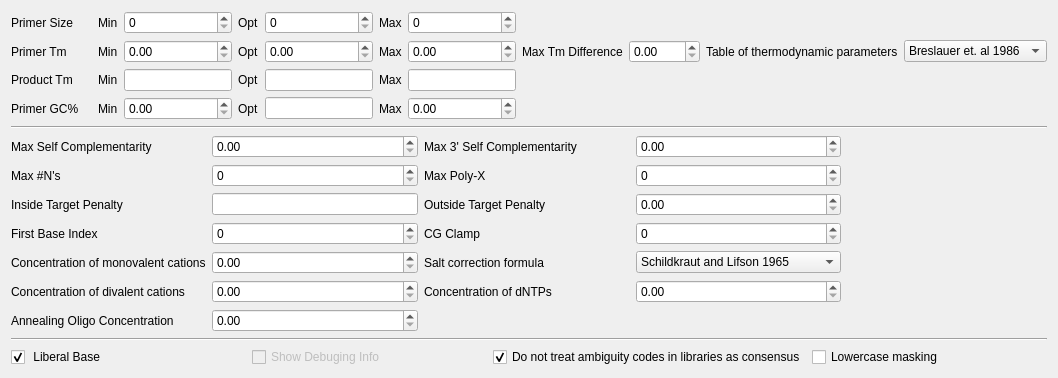
     <widget class="QWidget" name="tab_General_Settings">
      <attribute name="title">
       <string>General Settings</string>
      </attribute>
      <layout class="QVBoxLayout" name="verticalLayout_13">
       <item>
        <layout class="QGridLayout" name="gridLayout">
         <item row="0" column="0">
          <widget class="QLabel" name="label_PRIMER_SIZE">
           <property name="text">
            <string>Primer Size</string>
           </property>
          </widget>
         </item>
         <item row="0" column="2">
          <widget class="QLabel" name="label_PRIMER_MIN_SIZE">
           <property name="text">
            <string>Min</string>
           </property>
          </widget>
         </item>
         <item row="0" column="4">
          <widget class="QLabel" name="label_PRIMER_OPT_SIZE">
           <property name="text">
            <string>Opt</string>
           </property>
          </widget>
         </item>
         <item row="0" column="6">
          <widget class="QLabel" name="label_PRIMER_MAX_SIZE">
           <property name="text">
            <string>Max</string>
           </property>
          </widget>
         </item>
         <item row="0" column="10">
          <spacer name="horizontalSpacer_15">
           <property name="orientation">
            <enum>Qt::Horizontal</enum>
           </property>
           <property name="sizeHint" stdset="0">
            <size>
             <width>40</width>
             <height>20</height>
            </size>
           </property>
          </spacer>
         </item>
         <item row="0" column="11">
          <spacer name="horizontalSpacer_21">
           <property name="orientation">
            <enum>Qt::Horizontal</enum>
           </property>
           <property name="sizeHint" stdset="0">
            <size>
             <width>40</width>
             <height>20</height>
            </size>
           </property>
          </spacer>
         </item>
         <item row="1" column="0">
          <widget class="QLabel" name="label_PRIMER_TM">
           <property name="text">
            <string>Primer Tm</string>
           </property>
          </widget>
         </item>
         <item row="1" column="2">
          <widget class="QLabel" name="label_PRIMER_MIN_TM">
           <property name="text">
            <string>Min</string>
           </property>
          </widget>
         </item>
         <item row="1" column="4">
          <widget class="QLabel" name="label_PRIMER_OPT_TM">
           <property name="text">
            <string>Opt</string>
           </property>
          </widget>
         </item>
         <item row="1" column="6">
          <widget class="QLabel" name="label_PRIMER_MAX_TM">
           <property name="text">
            <string>Max</string>
           </property>
          </widget>
         </item>
         <item row="1" column="8">
          <widget class="QLabel" name="label_PRIMER_MAX_DIFF_TM">
           <property name="text">
            <string>Max Tm Difference</string>
           </property>
          </widget>
         </item>
         <item row="1" column="10">
          <widget class="QLabel" name="label_PRIMER_TM_SANTALUCIA">
           <property name="text">
            <string>Table of thermodynamic parameters</string>
           </property>
          </widget>
         </item>
         <item row="1" column="11">
          <widget class="QComboBox" name="combobox_PRIMER_TM_SANTALUCIA">
           <property name="enabled">
            <bool>true</bool>
           </property>
           <item>
            <property name="text">
             <string>Breslauer et. al 1986</string>
            </property>
           </item>
           <item>
            <property name="text">
             <string>SantaLucia 1998</string>
            </property>
           </item>
          </widget>
         </item>
         <item row="2" column="0">
          <widget class="QLabel" name="label_PRIMER_PRODUCT_TM">
           <property name="text">
            <string>Product Tm</string>
           </property>
          </widget>
         </item>
         <item row="2" column="2">
          <widget class="QLabel" name="label_PRIMER_PRODUCT_MIN_TM">
           <property name="text">
            <string>Min</string>
           </property>
          </widget>
         </item>
         <item row="2" column="4">
          <widget class="QLabel" name="label_PRIMER_PRODUCT_OPT_TM">
           <property name="text">
            <string>Opt</string>
           </property>
          </widget>
         </item>
         <item row="2" column="6">
          <widget class="QLabel" name="label_PRIMER_PRODUCT_MAX_TM">
           <property name="text">
            <string>Max</string>
           </property>
          </widget>
         </item>
         <item row="2" column="10">
          <spacer name="horizontalSpacer_14">
           <property name="orientation">
            <enum>Qt::Horizontal</enum>
           </property>
           <property name="sizeHint" stdset="0">
            <size>
             <width>40</width>
             <height>20</height>
            </size>
           </property>
          </spacer>
         </item>
         <item row="2" column="11">
          <spacer name="horizontalSpacer_20">
           <property name="orientation">
            <enum>Qt::Horizontal</enum>
           </property>
           <property name="sizeHint" stdset="0">
            <size>
             <width>40</width>
             <height>20</height>
            </size>
           </property>
          </spacer>
         </item>
         <item row="3" column="0">
          <widget class="QLabel" name="label_PRIMER_GC_PERCENT">
           <property name="text">
            <string>Primer GC%</string>
           </property>
          </widget>
         </item>
         <item row="3" column="2">
          <widget class="QLabel" name="label_PRIMER_MIN_GC_PERCENT">
           <property name="text">
            <string>Min</string>
           </property>
          </widget>
         </item>
         <item row="3" column="4">
          <widget class="QLabel" name="label_PRIMER_OPT_GC_PERCENT">
           <property name="text">
            <string>Opt</string>
           </property>
          </widget>
         </item>
         <item row="3" column="6">
          <widget class="QLabel" name="label_PRIMER_MAX_GC_PERCENT">
           <property name="text">
            <string>Max</string>
           </property>
          </widget>
         </item>
         <item row="3" column="10">
          <spacer name="horizontalSpacer_13">
           <property name="orientation">
            <enum>Qt::Horizontal</enum>
           </property>
           <property name="sizeHint" stdset="0">
            <size>
             <width>40</width>
             <height>20</height>
            </size>
           </property>
          </spacer>
         </item>
         <item row="3" column="11">
          <spacer name="horizontalSpacer_19">
           <property name="orientation">
            <enum>Qt::Horizontal</enum>
           </property>
           <property name="sizeHint" stdset="0">
            <size>
             <width>40</width>
             <height>20</height>
            </size>
           </property>
          </spacer>
         </item>
         <item row="0" column="8">
          <spacer name="horizontalSpacer_6">
           <property name="orientation">
            <enum>Qt::Horizontal</enum>
           </property>
           <property name="sizeHint" stdset="0">
            <size>
             <width>40</width>
             <height>20</height>
            </size>
           </property>
          </spacer>
         </item>
         <item row="3" column="8">
          <spacer name="horizontalSpacer_12">
           <property name="orientation">
            <enum>Qt::Horizontal</enum>
           </property>
           <property name="sizeHint" stdset="0">
            <size>
             <width>40</width>
             <height>20</height>
            </size>
           </property>
          </spacer>
         </item>
         <item row="2" column="8">
          <spacer name="horizontalSpacer_11">
           <property name="orientation">
            <enum>Qt::Horizontal</enum>
           </property>
           <property name="sizeHint" stdset="0">
            <size>
             <width>40</width>
             <height>20</height>
            </size>
           </property>
          </spacer>
         </item>
         <item row="3" column="9">
          <spacer name="horizontalSpacer_18">
           <property name="orientation">
            <enum>Qt::Horizontal</enum>
           </property>
           <property name="sizeHint" stdset="0">
            <size>
             <width>40</width>
             <height>20</height>
            </size>
           </property>
          </spacer>
         </item>
         <item row="2" column="9">
          <spacer name="horizontalSpacer_17">
           <property name="orientation">
            <enum>Qt::Horizontal</enum>
           </property>
           <property name="sizeHint" stdset="0">
            <size>
             <width>40</width>
             <height>20</height>
            </size>
           </property>
          </spacer>
         </item>
         <item row="0" column="9">
          <spacer name="horizontalSpacer_16">
           <property name="orientation">
            <enum>Qt::Horizontal</enum>
           </property>
           <property name="sizeHint" stdset="0">
            <size>
             <width>40</width>
             <height>20</height>
            </size>
           </property>
          </spacer>
         </item>
         <item row="3" column="1">
          <spacer name="horizontalSpacer_31">
           <property name="orientation">
            <enum>Qt::Horizontal</enum>
           </property>
           <property name="sizeHint" stdset="0">
            <size>
             <width>13</width>
             <height>17</height>
            </size>
           </property>
          </spacer>
         </item>
         <item row="2" column="1">
          <spacer name="horizontalSpacer_3">
           <property name="orientation">
            <enum>Qt::Horizontal</enum>
           </property>
           <property name="sizeHint" stdset="0">
            <size>
             <width>13</width>
             <height>17</height>
            </size>
           </property>
          </spacer>
         </item>
         <item row="1" column="1">
          <spacer name="horizontalSpacer_2">
           <property name="orientation">
            <enum>Qt::Horizontal</enum>
           </property>
           <property name="sizeHint" stdset="0">
            <size>
             <width>13</width>
             <height>17</height>
            </size>
           </property>
          </spacer>
         </item>
         <item row="0" column="1">
          <spacer name="horizontalSpacer_10">
           <property name="orientation">
            <enum>Qt::Horizontal</enum>
           </property>
           <property name="sizeHint" stdset="0">
            <size>
             <width>13</width>
             <height>17</height>
            </size>
           </property>
          </spacer>
         </item>
         <item row="0" column="5">
          <widget class="QSpinBox" name="edit_PRIMER_OPT_SIZE">
           <property name="sizePolicy">
            <sizepolicy hsizetype="Expanding" vsizetype="Fixed">
             <horstretch>0</horstretch>
             <verstretch>0</verstretch>
            </sizepolicy>
           </property>
          </widget>
         </item>
         <item row="0" column="3">
          <widget class="QSpinBox" name="edit_PRIMER_MIN_SIZE">
           <property name="sizePolicy">
            <sizepolicy hsizetype="Expanding" vsizetype="Fixed">
             <horstretch>0</horstretch>
             <verstretch>0</verstretch>
            </sizepolicy>
           </property>
          </widget>
         </item>
         <item row="0" column="7">
          <widget class="QSpinBox" name="edit_PRIMER_MAX_SIZE">
           <property name="sizePolicy">
            <sizepolicy hsizetype="Expanding" vsizetype="Fixed">
             <horstretch>0</horstretch>
             <verstretch>0</verstretch>
            </sizepolicy>
           </property>
          </widget>
         </item>
         <item row="1" column="5">
          <widget class="QDoubleSpinBox" name="edit_PRIMER_OPT_TM">
           <property name="sizePolicy">
            <sizepolicy hsizetype="Expanding" vsizetype="Fixed">
             <horstretch>0</horstretch>
             <verstretch>0</verstretch>
            </sizepolicy>
           </property>
           <property name="maximum">
            <double>9999.989999999999782</double>
           </property>
          </widget>
         </item>
         <item row="1" column="7">
          <widget class="QDoubleSpinBox" name="edit_PRIMER_MAX_TM">
           <property name="sizePolicy">
            <sizepolicy hsizetype="Expanding" vsizetype="Fixed">
             <horstretch>0</horstretch>
             <verstretch>0</verstretch>
            </sizepolicy>
           </property>
           <property name="maximum">
            <double>9999.989999999999782</double>
           </property>
          </widget>
         </item>
         <item row="1" column="3">
          <widget class="QDoubleSpinBox" name="edit_PRIMER_MIN_TM">
           <property name="sizePolicy">
            <sizepolicy hsizetype="Expanding" vsizetype="Fixed">
             <horstretch>0</horstretch>
             <verstretch>0</verstretch>
            </sizepolicy>
           </property>
           <property name="maximum">
            <double>9999.989999999999782</double>
           </property>
          </widget>
         </item>
         <item row="3" column="3">
          <widget class="QDoubleSpinBox" name="edit_PRIMER_MIN_GC">
           <property name="sizePolicy">
            <sizepolicy hsizetype="Expanding" vsizetype="Fixed">
             <horstretch>0</horstretch>
             <verstretch>0</verstretch>
            </sizepolicy>
           </property>
           <property name="maximum">
            <double>100.000000000000000</double>
           </property>
          </widget>
         </item>
         <item row="3" column="7">
          <widget class="QDoubleSpinBox" name="edit_PRIMER_MAX_GC">
           <property name="sizePolicy">
            <sizepolicy hsizetype="Expanding" vsizetype="Fixed">
             <horstretch>0</horstretch>
             <verstretch>0</verstretch>
            </sizepolicy>
           </property>
           <property name="maximum">
            <double>100.000000000000000</double>
           </property>
          </widget>
         </item>
         <item row="1" column="9">
          <widget class="QDoubleSpinBox" name="edit_PRIMER_MAX_DIFF_TM">
           <property name="sizePolicy">
            <sizepolicy hsizetype="Expanding" vsizetype="Fixed">
             <horstretch>0</horstretch>
             <verstretch>0</verstretch>
            </sizepolicy>
           </property>
           <property name="maximum">
            <double>9999.989999999999782</double>
           </property>
          </widget>
         </item>
         <item row="2" column="3">
          <widget class="QLineEdit" name="edit_PRIMER_PRODUCT_MIN_TM"/>
         </item>
         <item row="2" column="5">
          <widget class="QLineEdit" name="edit_PRIMER_PRODUCT_OPT_TM"/>
         </item>
         <item row="2" column="7">
          <widget class="QLineEdit" name="edit_PRIMER_PRODUCT_MAX_TM"/>
         </item>
         <item row="3" column="5">
          <widget class="QLineEdit" name="edit_PRIMER_OPT_GC_PERCENT"/>
         </item>
        </layout>
       </item>
       <item>
        <widget class="Line" name="line_2">
         <property name="orientation">
          <enum>Qt::Horizontal</enum>
         </property>
        </widget>
       </item>
       <item>
        <layout class="QGridLayout" name="gridLayout_13">
         <item row="0" column="0">
          <widget class="QLabel" name="label_PRIMER_SELF_ANY">
           <property name="text">
            <string>Max Self Complementarity</string>
           </property>
          </widget>
         </item>
         <item row="0" column="2">
          <widget class="QLabel" name="label_PRIMER_SELF_END">
           <property name="text">
            <string>Max 3' Self Complementarity</string>
           </property>
          </widget>
         </item>
         <item row="2" column="0">
          <widget class="QLabel" name="label_PRIMER_INSIDE_PENALTY">
           <property name="text">
            <string>Inside Target Penalty</string>
           </property>
          </widget>
         </item>
         <item row="2" column="2">
          <widget class="QLabel" name="label_PRIMER_OUTSIDE_PENALTY">
           <property name="text">
            <string>Outside Target Penalty</string>
           </property>
          </widget>
         </item>
         <item row="4" column="0">
          <widget class="QLabel" name="label_PRIMER_SALT_CONC">
           <property name="text">
            <string>Concentration of monovalent cations</string>
           </property>
          </widget>
         </item>
         <item row="1" column="0">
          <widget class="QLabel" name="label_PRIMER_NUM_NS_ACCEPTED">
           <property name="text">
            <string>Max #N's</string>
           </property>
          </widget>
         </item>
         <item row="1" column="2">
          <widget class="QLabel" name="label_PRIMER_MAX_POLY_X">
           <property name="text">
            <string>Max Poly-X</string>
           </property>
          </widget>
         </item>
         <item row="3" column="0">
          <widget class="QLabel" name="label_PRIMER_FIRST_BASE_INDEX">
           <property name="text">
            <string>First Base Index</string>
           </property>
          </widget>
         </item>
         <item row="3" column="2">
          <widget class="QLabel" name="label_PRIMER_GC_CLAMP">
           <property name="text">
            <string>CG Clamp</string>
           </property>
          </widget>
         </item>
         <item row="5" column="0">
          <widget class="QLabel" name="label_PRIMER_DIVALENT_CONC">
           <property name="text">
            <string>Concentration of divalent cations</string>
           </property>
          </widget>
         </item>
         <item row="4" column="2">
          <widget class="QLabel" name="label_PRIMER_SALT_CORRECTIONS">
           <property name="text">
            <string>Salt correction formula</string>
           </property>
          </widget>
         </item>
         <item row="4" column="3">
          <widget class="QComboBox" name="combobox_PRIMER_SALT_CORRECTIONS">
           <property name="enabled">
            <bool>true</bool>
           </property>
           <item>
            <property name="text">
             <string>Schildkraut and Lifson 1965</string>
            </property>
           </item>
           <item>
            <property name="text">
             <string>SantaLucia 1998</string>
            </property>
           </item>
           <item>
            <property name="text">
             <string>Owczarzy et. 2004</string>
            </property>
           </item>
          </widget>
         </item>
         <item row="5" column="2">
          <widget class="QLabel" name="label_PRIMER_DNTP_CONC">
           <property name="text">
            <string>Concentration of dNTPs</string>
           </property>
          </widget>
         </item>
         <item row="6" column="0">
          <widget class="QLabel" name="label_PRIMER_DNA_CONC">
           <property name="text">
            <string>Annealing Oligo Concentration</string>
           </property>
          </widget>
         </item>
         <item row="6" column="2">
          <spacer name="horizontalSpacer_22">
           <property name="orientation">
            <enum>Qt::Horizontal</enum>
           </property>
           <property name="sizeHint" stdset="0">
            <size>
             <width>40</width>
             <height>20</height>
            </size>
           </property>
          </spacer>
         </item>
         <item row="5" column="4">
          <spacer name="horizontalSpacer_23">
           <property name="orientation">
            <enum>Qt::Horizontal</enum>
           </property>
           <property name="sizeHint" stdset="0">
            <size>
             <width>40</width>
             <height>20</height>
            </size>
           </property>
          </spacer>
         </item>
         <item row="4" column="4">
          <spacer name="horizontalSpacer_24">
           <property name="orientation">
            <enum>Qt::Horizontal</enum>
           </property>
           <property name="sizeHint" stdset="0">
            <size>
             <width>40</width>
             <height>20</height>
            </size>
           </property>
          </spacer>
         </item>
         <item row="3" column="4">
          <spacer name="horizontalSpacer_26">
           <property name="orientation">
            <enum>Qt::Horizontal</enum>
           </property>
           <property name="sizeHint" stdset="0">
            <size>
             <width>40</width>
             <height>20</height>
            </size>
           </property>
          </spacer>
         </item>
         <item row="1" column="4">
          <spacer name="horizontalSpacer_27">
           <property name="orientation">
            <enum>Qt::Horizontal</enum>
           </property>
           <property name="sizeHint" stdset="0">
            <size>
             <width>40</width>
             <height>20</height>
            </size>
           </property>
          </spacer>
         </item>
         <item row="0" column="4">
          <spacer name="horizontalSpacer_32">
           <property name="orientation">
            <enum>Qt::Horizontal</enum>
           </property>
           <property name="sizeHint" stdset="0">
            <size>
             <width>40</width>
             <height>20</height>
            </size>
           </property>
          </spacer>
         </item>
         <item row="6" column="3">
          <spacer name="horizontalSpacer_25">
           <property name="orientation">
            <enum>Qt::Horizontal</enum>
           </property>
           <property name="sizeHint" stdset="0">
            <size>
             <width>40</width>
             <height>20</height>
            </size>
           </property>
          </spacer>
         </item>
         <item row="2" column="4">
          <spacer name="horizontalSpacer_34">
           <property name="orientation">
            <enum>Qt::Horizontal</enum>
           </property>
           <property name="sizeHint" stdset="0">
            <size>
             <width>40</width>
             <height>20</height>
            </size>
           </property>
          </spacer>
         </item>
         <item row="6" column="4">
          <spacer name="horizontalSpacer_35">
           <property name="orientation">
            <enum>Qt::Horizontal</enum>
           </property>
           <property name="sizeHint" stdset="0">
            <size>
             <width>40</width>
             <height>20</height>
            </size>
           </property>
          </spacer>
         </item>
         <item row="0" column="3">
          <widget class="QDoubleSpinBox" name="edit_PRIMER_SELF_END">
           <property name="sizePolicy">
            <sizepolicy hsizetype="Expanding" vsizetype="Fixed">
             <horstretch>0</horstretch>
             <verstretch>0</verstretch>
            </sizepolicy>
           </property>
           <property name="maximum">
            <double>9999.989999999999782</double>
           </property>
          </widget>
         </item>
         <item row="0" column="1">
          <widget class="QDoubleSpinBox" name="edit_PRIMER_SELF_ANY">
           <property name="sizePolicy">
            <sizepolicy hsizetype="Expanding" vsizetype="Fixed">
             <horstretch>0</horstretch>
             <verstretch>0</verstretch>
            </sizepolicy>
           </property>
           <property name="maximum">
            <double>9999.989999999999782</double>
           </property>
          </widget>
         </item>
         <item row="1" column="1">
          <widget class="QSpinBox" name="edit_PRIMER_NUM_NS_ACCEPTED">
           <property name="sizePolicy">
            <sizepolicy hsizetype="Expanding" vsizetype="Fixed">
             <horstretch>0</horstretch>
             <verstretch>0</verstretch>
            </sizepolicy>
           </property>
           <property name="maximum">
            <number>9999999</number>
           </property>
          </widget>
         </item>
         <item row="1" column="3">
          <widget class="QSpinBox" name="edit_PRIMER_MAX_POLY_X">
           <property name="sizePolicy">
            <sizepolicy hsizetype="Expanding" vsizetype="Fixed">
             <horstretch>0</horstretch>
             <verstretch>0</verstretch>
            </sizepolicy>
           </property>
           <property name="maximum">
            <number>9999999</number>
           </property>
          </widget>
         </item>
         <item row="2" column="3">
          <widget class="QDoubleSpinBox" name="edit_PRIMER_OUTSIDE_PENALTY">
           <property name="sizePolicy">
            <sizepolicy hsizetype="Expanding" vsizetype="Fixed">
             <horstretch>0</horstretch>
             <verstretch>0</verstretch>
            </sizepolicy>
           </property>
           <property name="maximum">
            <double>9999.989999999999782</double>
           </property>
          </widget>
         </item>
         <item row="3" column="1">
          <widget class="QSpinBox" name="edit_PRIMER_FIRST_BASE_INDEX">
           <property name="sizePolicy">
            <sizepolicy hsizetype="Expanding" vsizetype="Fixed">
             <horstretch>0</horstretch>
             <verstretch>0</verstretch>
            </sizepolicy>
           </property>
           <property name="maximum">
            <number>9999999</number>
           </property>
          </widget>
         </item>
         <item row="3" column="3">
          <widget class="QSpinBox" name="edit_PRIMER_GC_CLAMP">
           <property name="sizePolicy">
            <sizepolicy hsizetype="Expanding" vsizetype="Fixed">
             <horstretch>0</horstretch>
             <verstretch>0</verstretch>
            </sizepolicy>
           </property>
           <property name="maximum">
            <number>9999999</number>
           </property>
          </widget>
         </item>
         <item row="4" column="1">
          <widget class="QDoubleSpinBox" name="edit_PRIMER_SALT_CONC">
           <property name="sizePolicy">
            <sizepolicy hsizetype="Expanding" vsizetype="Fixed">
             <horstretch>0</horstretch>
             <verstretch>0</verstretch>
            </sizepolicy>
           </property>
           <property name="maximum">
            <double>9999.989999999999782</double>
           </property>
          </widget>
         </item>
         <item row="5" column="1">
          <widget class="QDoubleSpinBox" name="edit_PRIMER_DIVALENT_CONC">
           <property name="sizePolicy">
            <sizepolicy hsizetype="Expanding" vsizetype="Fixed">
             <horstretch>0</horstretch>
             <verstretch>0</verstretch>
            </sizepolicy>
           </property>
          </widget>
         </item>
         <item row="5" column="3">
          <widget class="QDoubleSpinBox" name="edit_PRIMER_DNTP_CONC">
           <property name="sizePolicy">
            <sizepolicy hsizetype="Expanding" vsizetype="Fixed">
             <horstretch>0</horstretch>
             <verstretch>0</verstretch>
            </sizepolicy>
           </property>
          </widget>
         </item>
         <item row="6" column="1">
          <widget class="QDoubleSpinBox" name="edit_PRIMER_DNA_CONC">
           <property name="sizePolicy">
            <sizepolicy hsizetype="Expanding" vsizetype="Fixed">
             <horstretch>0</horstretch>
             <verstretch>0</verstretch>
            </sizepolicy>
           </property>
          </widget>
         </item>
         <item row="2" column="1">
          <widget class="QLineEdit" name="edit_PRIMER_INSIDE_PENALTY"/>
         </item>
        </layout>
       </item>
       <item>
        <widget class="Line" name="line_4">
         <property name="orientation">
          <enum>Qt::Horizontal</enum>
         </property>
        </widget>
       </item>
       <item>
        <layout class="QHBoxLayout" name="horizontalLayout_16">
         <item>
          <widget class="QCheckBox" name="checkbox_PRIMER_LIBERAL_BASE">
           <property name="text">
            <string> Liberal Base</string>
           </property>
           <property name="checked">
            <bool>true</bool>
           </property>
          </widget>
         </item>
         <item>
          <widget class="QCheckBox" name="checkbox_SHOW_DEBUGGING">
           <property name="enabled">
            <bool>false</bool>
           </property>
           <property name="text">
            <string>Show Debuging Info</string>
           </property>
          </widget>
         </item>
         <item>
          <widget class="QCheckBox" name="checkbox_PRIMER_LIB_AMBIGUITY_CODES_CONSENSUS">
           <property name="text">
            <string>Do not treat ambiguity codes in libraries as consensus</string>
           </property>
           <property name="checked">
            <bool>true</bool>
           </property>
          </widget>
         </item>
         <item>
          <widget class="QCheckBox" name="checkbox_PRIMER_LOWERCASE_MASKING">
           <property name="text">
            <string>Lowercase masking</string>
           </property>
          </widget>
         </item>
        </layout>
       </item>
      </layout>
     </widget>
